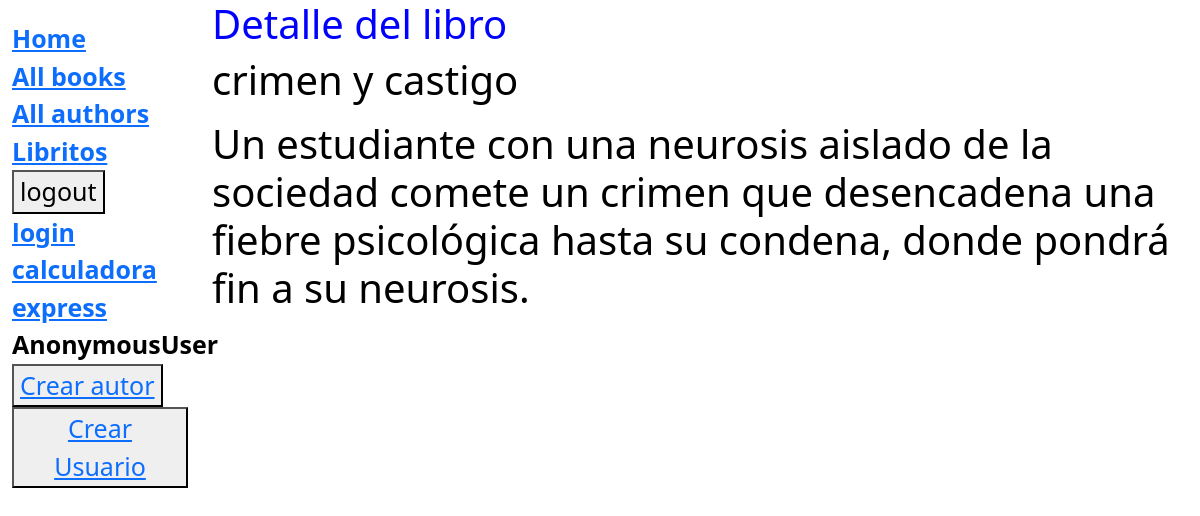
The app's page /catalog/libritos/1 with its own data.
### catalog/models.py (models this page shows, shortened)
class Book(models.Model):
    title = models.CharField(max_length=200)
    lenguaje  = models.ForeignKey('Lenguaje', on_delete=models.CASCADE,null=True)
    author = models.ForeignKey('Author', on_delete=models.SET_NULL, null=True)
    summary = models.TextField(max_length=1000, help_text="Ingrese una breve descripción del libro")
    isbn = models.CharField('ISBN',max_length=13, help_text='13 Caracteres <a href="https://www.isbn-international.org/content/what-isbn">ISBN number</a>')
    portada = models.ImageField(upload_to='libros/portadas/', null=True, blank=True)
    genre = models.ManyToManyField(Genre, help_text="Seleccione un genero para este libro")
    def display_genre(self):
        """Create a string for the Genre. This is required to display genre in Admin."""
        return ', '.join(genre.name for genre in self.genre.all()[:3])
    display_genre.short_description = 'Genre'

### catalog/views.py (the view)
# urls.py: path('libritos/<int:pk>', views.VistaDetalle, name='book-detail'),
def VistaDetalle(request,pk):
    Libro = get_object_or_404(Book, pk=pk)
    context = { 'Libro':Libro}
    return render(request,'detalle.html',context)

### catalog/templates/detalle.html (shortened to what this page needs)
{% extends "base_generic.html" %}
{% block content %}
<h1 style="color: blue">Detalle del libro <h1>
    {% if  Libro  %}
    <p>{{Libro.title}}</p>
    <p>{{Libro.summary}}</p>
    {% endif %}
{% endblock %}

### catalog/static/css/styles.css (style rules this page uses)
body { background-color: #ffffff; background-repeat: no-repeat; background-size: cover; color: black; font-size: 25px; font-weight: 599; }

### records on screen
Book: title "crimen y castigo", summary "Un estudiante con una neurosis aislado de la sociedad comete un crimen que desencadena una fiebre psicológica hasta su condena, donde pondrá fin a su neurosis."

### other values on screen
{{ user }} "AnonymousUser"
